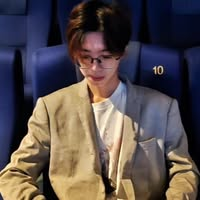
#> input picture github-heatmap-art/assets/wk_handsome.jpg, 200 x 200 px, found by its file name
$ python generate_ascii.py
#> lines starting #> are read from the running program, lines starting #| are printed output that depends on the picture
import os
import numpy as np
from PIL import Image

IMAGE_PATH = os.path.join("github-heatmap-art", "assets", "wk_handsome.jpg")
OUTPUT_PATH = os.path.join("github-heatmap-art", "output", "eddie-ascii.svg")

# ASCII gradient ordered from dark to light
ASCII_CHARS = " .:-=+*#%@"

def image_to_ascii(image_path, width=70):
#> called with width = 70
    if not os.path.exists(image_path):
        return []

    img = Image.open(image_path).convert("L")
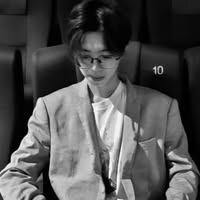
#> img: PIL image 200x200 L; min 0, max 253, mean 79.6
    aspect_ratio = img.height / img.width
#> aspect_ratio = 1
    height = int(width * aspect_ratio * 0.48)
#> height = 33
    img = img.resize((width, height), Image.Resampling.LANCZOS)
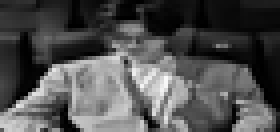
#> img: PIL image 70x33 L (shown 4 times larger); min 0, max 249, mean 79.6

    pixels = np.array(img)
    ascii_lines = []

    for row in pixels:
        line = "".join([ASCII_CHARS[int(p / 255 * (len(ASCII_CHARS) - 1))] for p in row])
        ascii_lines.append(line)
#> this loop made 33 passes
#> after the loop, ascii_lines = 33 items

    return ascii_lines

def build_terminal_svg(ascii_lines):
    line_height = 14
    padding_top = 45
    padding_side = 20

    svg_width = 540
    svg_height = max(420, len(ascii_lines) * line_height + padding_top + 25)

    text_spans = []

    for i, line in enumerate(ascii_lines):
        safe_line = line.replace("&", "&amp;").replace("<", "&lt;").replace(">", "&gt;").replace(" ", "&#160;")
        # Stagger line appearance + continuous gentle pulse cycle
        delay = i * 0.05
        text_spans.append(
            f'<tspan class="line" x="{padding_side}" dy="{line_height}" style="animation-delay: {delay:.2f}s;">{safe_line}</tspan>'
        )

    spans_code = "\n".join(text_spans)

    svg_content = f'''<svg xmlns="http://www.w3.org/2000/svg" width="{svg_width}" height="{svg_height}" viewBox="0 0 {svg_width} {svg_height}">
  <style>
    .window {{ fill: #0d1117; rx: 10px; ry: 10px; stroke: #30363d; stroke-width: 1px; }}
    .title {{ fill: #8b949e; font-family: monospace; font-size: 12px; font-weight: bold; }}
    .ascii {{ fill: #58a6ff; font-family: "Courier New", Courier, monospace; font-size: 10px; white-space: pre; }}

    /* REPETITIVE PULSE LOOP - ALWAYS ACTIVE */
    .line {{
      animation: pulseGlow 4s infinite ease-in-out;
    }}

    @keyframes pulseGlow {{
      0%, 100% {{
        opacity: 0.85;
        fill: #58a6ff; /* Standard terminal blue */
      }}
      50% {{
        opacity: 1;
        fill: #39d353; /* Bright matrix green sweep */
      }}
    }}
  </style>

  <!-- Terminal Window Outer Frame -->
  <rect class="window" width="{svg_width}" height="{svg_height}" />

  <!-- macOS Window Controls -->
  <circle cx="20" cy="20" r="6" fill="#ff5f56" />
  <circle cx="40" cy="20" r="6" fill="#ffbd2e" />
  <circle cx="60" cy="20" r="6" fill="#27c93f" />

  <!-- Header Title -->
  <text x="{svg_width // 2}" y="24" text-anchor="middle" class="title">eddie@github: ~ $ ./portrait.sh</text>

  <!-- Animated ASCII Portrait Content -->
  <text class="ascii" y="{padding_top}">
{spans_code}
  </text>
</svg>'''

    os.makedirs(os.path.dirname(OUTPUT_PATH), exist_ok=True)
    with open(OUTPUT_PATH, "w", encoding="utf-8") as f:
        f.write(svg_content)

if __name__ == "__main__":
    lines = image_to_ascii(IMAGE_PATH)
#> lines = 33 items
    build_terminal_svg(lines)
#> in build_terminal_svg, `svg_height = max(420, len(ascii_lines) * line_height + padding_top + 25)`: svg_height = 532
#> the loop in build_terminal_svg, `for i, line in enumerate(ascii_lines):` made 33 passes
#> delay on passes 1 to 12: 0, 0.05, 0.1, 0.15, 0.2, 0.25, 0.3, 0.35, 0.4, 0.45, 0.5, 0.55
#> after the loop in build_terminal_svg, `for i, line in enumerate(ascii_lines):`: text_spans = 33 items
    print(f"Generated animated ASCII terminal SVG at {OUTPUT_PATH}")
